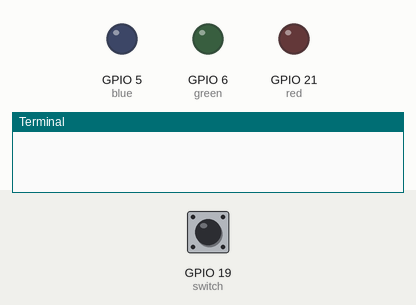
A program run on a simulated Raspberry Pi (BCM pin numbers). Shown: output pins drawn as LEDs (lit = HIGH), the last lines printed to the terminal. The inputs (shaded band) are chosen by the test bench; at power-on: GPIO 19 (switch) HIGH.

Above: at 1.2 s.
1.3 s: GPIO 19 (switch) pulled LOW for 0.15 s
At 2.3 s:
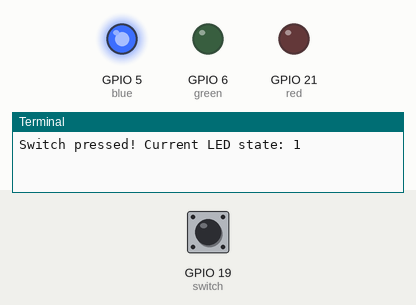
2.9 s: GPIO 19 (switch) pulled LOW for 1 s
At 3.5 s:
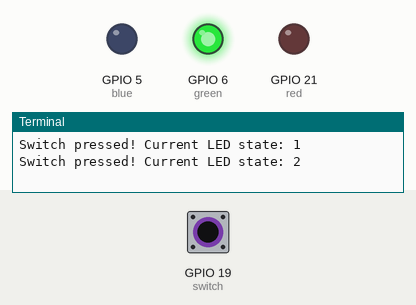
5.4 s: GPIO 19 (switch) pulled LOW for 0.15 s
At 6.6 s:
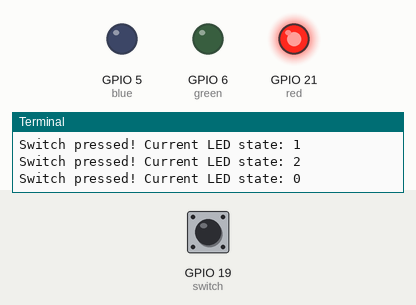
7.0 s: GPIO 19 (switch) pulled LOW for 3.2 s
At 7.9 s:
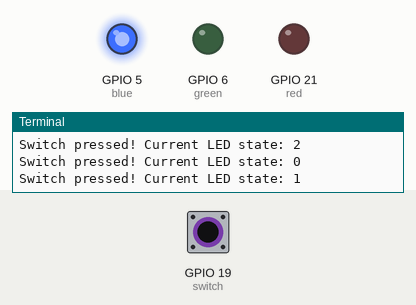
Timing chart, 0 to 10.0 s (numbered marks = the images above; inputs shaded):
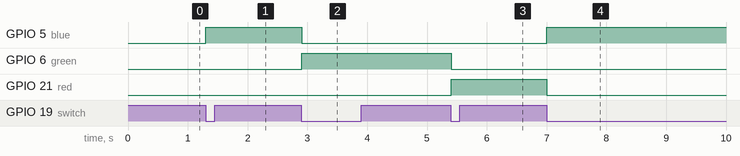

Measured:
- after the input at 1.3 s, GPIO 5 (blue): LOW → HIGH at once
- after the input at 2.9 s, GPIO 5 (blue): HIGH → LOW at once; GPIO 6 (green): LOW → HIGH at once
- after the input at 5.4 s, GPIO 6 (green): HIGH → LOW at once; GPIO 21 (red): LOW → HIGH at once
- after the input at 7.0 s, GPIO 5 (blue): LOW → HIGH at once; GPIO 21 (red): HIGH → LOW at once

The program:

switch.py
```python
import RPi.GPIO as GPIO
import time

red = 21
green = 6
blue = 5
switch = 19

GPIO.setmode(GPIO.BCM)

GPIO.setup(red, GPIO.OUT)
GPIO.setup(green, GPIO.OUT)
GPIO.setup(blue, GPIO.OUT)
GPIO.setup(switch, GPIO.IN, pull_up_down=GPIO.PUD_UP)

led_state = 0
previous_input = GPIO.input(switch)

try:
    while True:
        current_input = GPIO.input(switch)
        if previous_input and not current_input:
            led_state = (led_state + 1) % 3

            print(f"Switch pressed! Current LED state: {led_state}")

            if led_state == 0:
                GPIO.output(red, True)
                GPIO.output(green, False)
                GPIO.output(blue, False)
            elif led_state == 1:
                GPIO.output(red, False)
                GPIO.output(green, False)
                GPIO.output(blue, True)
            elif led_state == 2:
                GPIO.output(red, False)
                GPIO.output(green, True)
                GPIO.output(blue, False)

            time.sleep(0.3)

        previous_input = current_input
        time.sleep(0.1)

except KeyboardInterrupt:
    GPIO.cleanup()
    print("Cleanup done. Exiting...")
```
